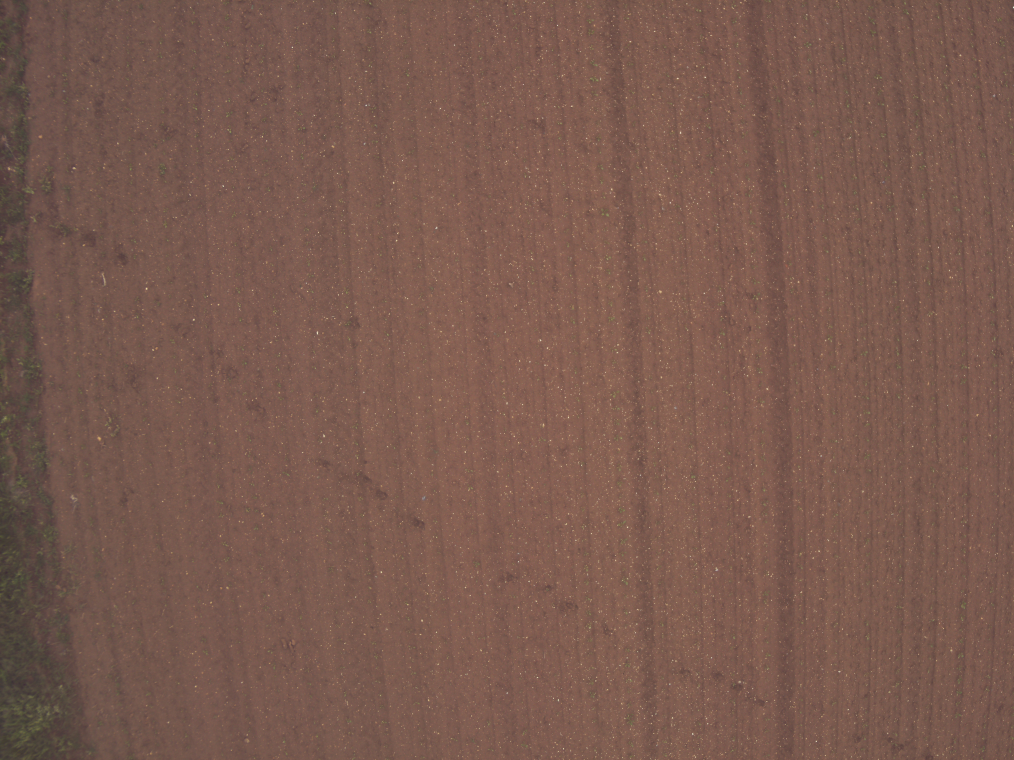
#> input picture images_background/background_1/background0.jpg, 4056 x 3040 px, found by its file name (shown at 1/4 size)
$ jupyter execute --allow-errors Image_generation.ipynb
#> lines starting #> are read from the running program, lines starting #| are printed output that depends on the picture
[cell 1]
from PIL import Image
from random import randint
import numpy as np
import cv2
import matplotlib.pyplot as plt
from os import path
import numpy.linalg as npl

Utilisation de la librairie PIL pour la création des images synthétiques par collages, les masques sont des images PNG de chardons.

###  Test des chemins

[cell 2]
mask_path='mask/'
img_path='images_background/'
masking_insapath= 'Masking_insa/output/mask/'

[cell 3]
background = Image.open(img_path+'background_0/background0.jpg' )
#> background is the input picture: PIL image 4056x3040 RGB; mean R, G, B 122.2, 90.3, 78.8
chardon=Image.open(mask_path+'mask_1/mask4.png')
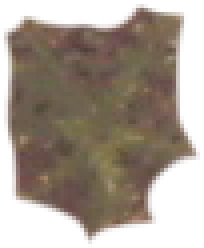
#> input picture mask/mask_1/mask4.png, 51 x 62 px (shown 4 times larger)
#> chardon is the input picture: PIL image 51x62 RGBA; mean R, G, B, A 154.9, 141.6, 129.6, 159.3

### Fonction de génération

Les masques, les backgrounds ainsi que les positions des chardons sont sélectionnés aléatoirement.

[cell 4]
# [7 lines left out: function createxy, not called in this run]

[cell 5]
def img_generation(mask_path,img_path,N):

    for i in range(0,N):
        b_rand=randint(0,3)#randomiser l'image de fond

        nb_chardon=randint(5,8)#nombre de chardons
        nb_groupes=randint(3,5)# nombre de groupes de chardons
        background = Image.open(img_path+'background_0/background%d.jpg' %(b_rand))
        bg_w, bg_h = background.size

        file = open("generated_images/coordinates%d.txt" %(i),"a")
        file.truncate(0)
        for j in range(nb_groupes):
            x_rand=randint(0,bg_w)#randomiser la position
            y_rand=randint(0,bg_h)#randomiser la position
            for k in range(1,nb_chardon):
                m_rand=randint(0,30)#randomiser le mask
                angle_rand=randint(0,360)#randomiser l'angle de rotation
                foreground = Image.open(mask_path+'mask_0/mask%d.png' %(m_rand))
                foreground.rotate(angle_rand)
                masking_insa=Image.open(masking_insapath+'background%d.jpg' %(b_rand))
                x_normal=createxy(x_rand,y_rand)[0]
                y_normal=createxy(x_rand,y_rand)[1]
                while masking_insa.getpixel((int(x_normal),int(y_normal)))!=0 :
                    x_normal=createxy(x_rand,y_rand)[0]
                    y_normal=createxy(x_rand,y_rand)[1]
                m_w,m_h=foreground.size
                file.write(str(int(x_normal)) +" " +str(int(y_normal))+ " "+str(int(x_normal)+m_w) +" "
                +str(int(y_normal)+m_h)+"\n")

                background.paste(foreground, (int(x_normal), int(y_normal)),foreground)#retirer le "foreground" pour avoir le fond noir
        file.close()
        background.save('generated_images/generated%d.jpg' %(i))

Lancer la cellule suivante pour la création des images, le 3ème paramètre correspond aux nombres d'images à générer

Les images sont dans le dossier "generated_images"

#> (a cell that did not finish here is left out)

## générer des images avec les charonds sur la même parcelle/ parcelles différentes

Les images sont dans les dossiers generated_images/generated_images_same et generated_images/generated_images_mixed

[cell 7]
def img_generation_same(mask_path,img_path,N):
#> called with mask_path = 'mask/', img_path = 'images_background/', N = 2
    for i in range(0,N):
        champs=randint(0,3)#randomiser la parcelle
#> champs = 2
        b_rand=randint(0,3)#randomiser l'image de fond
        #bg = Image.new('RGB', (4056, 3040))

        nb_chardon=randint(10,15)#nombre de chardons
        nb_gangs=randint(4,8)# nombre de groupes de chardons
        background = Image.open(img_path+'background_%d/'%(champs) +'background%d.jpg' %(b_rand))
        bg_w, bg_h = background.size
        file = open("generated_images/generated_same/coordinates%d.txt" %(i),"a")
        file.truncate(0)
        for j in range(nb_gangs):
            x_rand=randint(0,bg_w)#randomiser la position
            y_rand=randint(0,bg_h)#randomiser la position
            for k in range(1,nb_chardon):
                m_rand=randint(0,20)#randomiser le mask
                angle_rand=randint(0,360)#randomiser l'angle de rotation
                foreground = Image.open(mask_path+'mask_%d/'%(champs)+'mask%d.png' %(m_rand))
                foreground.rotate(angle_rand)
                x_normal=createxy(x_rand,y_rand)[0]
                y_normal=createxy(x_rand,y_rand)[1]
                m_w,m_h=foreground.size
                file.write(str(int(x_normal)) +" " +str(int(y_normal))+ " "+str(int(x_normal)+m_w) +" "
                +str(int(y_normal)+m_h)+"\n")
                #bg.paste(foreground, (int(x_normal), int(y_normal)),foreground)
                background.paste(foreground, (int(x_normal), int(y_normal)),foreground)#retirer le "foreground" pour avoir le fond noir
        file.close()
        #bg.save('generated_paste/generated_mixed/paste%d.png' %(i))
        background.save('generated_images/generated_same/generated%d.jpg' %(i))

#> (a cell that did not finish here is left out)

[cell 9]
def img_generation_mixed(mask_path,img_path,N):
#> called with mask_path = 'mask/', img_path = 'images_background/', N = 2
    for i in range(0,N):
        champs1=randint(0,3)
#> champs1 = 3
        champs2=randint(0,3)
        while champs2==champs1 :
            champs2=randint(0,3)
#> this loop made 0 passes
        b_rand=randint(0,3)#randomiser l'image de fond
        #bg = Image.new('RGB', (4056, 3040))

        nb_chardon=randint(10,15)#nombre de chardons
        nb_gangs=randint(4,8)# nombre de groupes de chardons
        background = Image.open(img_path+'background_%d/'%(champs1) +'background%d.jpg' %(b_rand))
        bg_w, bg_h = background.size
        file = open("generated_images/generated_mixed/coordinates%d.txt" %(i),"a")
        file.truncate(0)
        for j in range(nb_gangs):
            x_rand=randint(0,bg_w)#randomiser la position
            y_rand=randint(0,bg_h)#randomiser la position
            for k in range(1,nb_chardon):
                m_rand=randint(0,20)#randomiser le mask
                angle_rand=randint(0,360)#randomiser l'angle de rotation
                foreground = Image.open(mask_path+'mask_%d/'%(champs2)+'mask%d.png' %(m_rand))
                foreground.rotate(angle_rand)
                x_normal=createxy(x_rand,y_rand)[0]
                y_normal=createxy(x_rand,y_rand)[1]
                m_w,m_h=foreground.size
                file.write(str(int(x_normal)) +" " +str(int(y_normal))+ " "+str(int(x_normal)+m_w) +" "
                +str(int(y_normal)+m_h)+"\n")
                #bg.paste(foreground, (int(x_normal), int(y_normal)),foreground)
                background.paste(foreground, (int(x_normal), int(y_normal)),foreground)#retirer le "foreground" pour avoir le fond noir
        file.close()
        #bg.save('generated_paste/generated_mixed/paste%d.png' %(i))
        background.save('generated_images/generated_mixed/generated%d.jpg' %(i))

#> (a cell that did not finish here is left out)

## Création des XML

[cell 11]
import xml.etree.ElementTree as ET
import cv2
import numpy as np
import matplotlib.pyplot as plt

# [61 lines left out: functions get_annots_from_xml, create_xml_from_detection, not called in this run]

[cell 12]
nb_images=300 #mettre le nombre d'images dans le dossier generated_images
#> nb_images = 300
#> (the rest of this cell did not finish here and is left out)

## LAB image space test

[cell 13]
chardon = cv2.imread(mask_path+'mask_1/mask4.png',cv2.IMREAD_UNCHANGED)
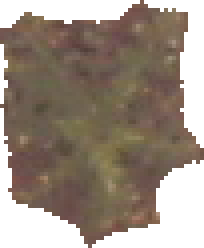
#> chardon: shape (62, 51, 4) (shown 4 times larger); mean B, G, R, A 129.6, 141.6, 154.9, 159.3
background = cv2.imread(img_path+'background12.jpg')

[cell 14]
x=2500
y=800
lab_chardon=cv2.cvtColor(chardon,cv2.COLOR_BGR2LAB)
#> lab_chardon: shape (62, 51, 3); mean of channels 0, 1, 2 149.7, 131.4, 136.8
x1, y1, x2, y2 = x, y, x+lab_chardon.shape[1], y+lab_chardon.shape[0]
#> x1 = 2500; y1 = 800; x2 = 2551; y2 = 862

#> (the rest of this cell did not finish here and is left out)

#> (a cell that did not finish here is left out)

[cell 16]
def img_generation_same_LAB(mask_path,img_path,N):

    for i in range(0,N):
        #champs=randint(0,2)
        champs=0
        b_rand=randint(0,3)#randomiser l'image de fond
        nb_chardon=randint(5,10)#nombre de chardons
        nb_gangs=randint(4,8)# nombre de groupes de chardons
        #print(b_rand)
        background=cv2.imread(img_path+'background_%d/'%(champs)+'background%d.jpg' %(b_rand))

        bg_w, bg_h = background.shape[1],background.shape[0]

        file = open("generated_images/generated_same/coordinates%d.txt" %(i),"a")
        file.truncate(0)
        lab_bg=cv2.cvtColor(background,cv2.COLOR_BGR2LAB)
        a=np.mean((lab_bg[:,:,0]))
        for j in range(1):
            #background = Image.open(img_path+'background%d.jpg' %(b_rand))
            #bg_w, bg_h = background.size

            x_rand=randint(0,bg_w)#randomiser la position
            y_rand=randint(0,bg_h)#randomiser la position
            for k in range(nb_chardon):
                m_rand=randint(0,20)#randomiser le mask
                angle_rand=randint(0,360)#randomiser l'angle de rotation
                foreground=cv2.imread(mask_path+'mask_%d/'%(champs)+'mask%d.png' %(m_rand),cv2.IMREAD_UNCHANGED)
                if k%2==0:
                    foreground=cv2.rotate(foreground, cv2.cv2.ROTATE_90_CLOCKWISE)
                #masking_insa=Image.open(masking_insapath+'background%d.jpg' %(b_rand))
                x_normal=createxy(x_rand,y_rand)[0]
                y_normal=createxy(x_rand,y_rand)[1]
                m_w,m_h=foreground.shape[1],foreground.shape[0]

                #####################################
                #LAB PASTING                        #
                #####################################

                lab_chardon=cv2.cvtColor(foreground,cv2.COLOR_BGR2LAB)
                b=np.mean(lab_chardon[:,:,0])
                diff= a-b
                lab_chardon[:,:,0]=lab_chardon[:,:,0]+diff
                c=np.zeros((lab_chardon.shape[0],lab_chardon.shape[1]))
                l = cv2.merge([lab_chardon[:,:,0], lab_chardon[:,:,1], lab_chardon[:,:,2]])
                lab_chardon=np.zeros((l.shape[0],l.shape[1],4))
                lab_chardon[:,:,0],lab_chardon[:,:,1],lab_chardon[:,:,2],lab_chardon[:,:,3]=l[:,:,0],l[:,:,1],l[:,:,2],foreground[:, :, 3]

                x1, y1, x2, y2 = int(x_normal), int(y_normal), int(x_normal+lab_chardon.shape[1]), int(y_normal+lab_chardon.shape[0])


                lab_bg[y1:y2, x1:x2] =lab_bg[y1:y2, x1:x2] * (1 - lab_chardon[:, :, 3:] / 255) + \
                                      lab_chardon[:, :, :3] * (lab_chardon[:, :, 3:] / 255)
                file.write(str(int(x_normal)) +" " +str(int(y_normal))+ " "+str(int(x_normal)+m_w) +" "
                                                    +str(int(y_normal)+m_h)+"\n")
                ######################################
                #                                    #
                ######################################

        file.close()
        #bg.save('generated_paste/generated_same/paste%d.png' %(i))
        cv2.imwrite('generated_images/generated_same/generated%d.jpg' %(i), cv2.cvtColor(lab_bg, cv2.COLOR_LAB2BGR))

#> (a cell that did not finish here is left out)

[cell 18]
def img_generation_mixed_lab(mask_path,img_path,N):
    #mask_path='mask/'
    #img_path='images_background/'

#> called with mask_path = 'mask/', img_path = 'images_background/', N = 3
    for i in range(N):
        champs1=randint(0,3)
        champs2=randint(0,3)
        while champs2==champs1 :
            champs2=randint(0,3)

        b_rand=randint(0,3)#randomiser l'image de fond
        #bg = Image.new('RGB', (4056, 3040))
        nb_chardon=randint(10,15)#nombre de chardons
        nb_gangs=randint(4,8)# nombre de groupes de chardons
        #print(b_rand)
        background=cv2.imread(img_path+'background_%d/'%(champs1)+'background%d.jpg' %(b_rand))

        bg_w, bg_h = background.shape[1],background.shape[0]

        file = open("generated_images/generated_mixed/coordinates%d.txt" %(i),"a")
        file.truncate(0)
        lab_bg=cv2.cvtColor(background,cv2.COLOR_BGR2LAB)

        for j in range(1):
            #background = Image.open(img_path+'background%d.jpg' %(b_rand))
            #bg_w, bg_h = background.size

            x_rand=randint(0,bg_w)#randomiser la position
            y_rand=randint(0,bg_h)#randomiser la position
            for k in range(nb_chardon):
                m_rand=randint(0,20)#randomiser le mask
                angle_rand=randint(0,360)#randomiser l'angle de rotation
                foreground=cv2.imread(mask_path+'mask_%d/'%(champs2)+'mask%d.png' %(m_rand),cv2.IMREAD_UNCHANGED)
                if k%2==0:
                    foreground=cv2.rotate(foreground, cv2.cv2.ROTATE_90_CLOCKWISE)
                #masking_insa=Image.open(masking_insapath+'background%d.jpg' %(b_rand))
                x_normal=createxy(x_rand,y_rand)[0]
                y_normal=createxy(x_rand,y_rand)[1]
                m_w,m_h=foreground.shape[1],foreground.shape[0]

                #####################################
                #LAB PASTING                        #
                #####################################
                lab_chardon=cv2.cvtColor(foreground,cv2.COLOR_BGR2LAB)
                x1, y1, x2, y2 = int(x_normal), int(y_normal), int(x_normal+lab_chardon.shape[1]), int(y_normal+lab_chardon.shape[0])
                a=np.mean((lab_bg[:,:,0]))
                b=np.mean(lab_chardon[:,:,0])
                diff= a-b
                lab_chardon[:,:,0]=lab_chardon[:,:,0]+diff
                c=np.zeros((lab_chardon.shape[0],lab_chardon.shape[1]))
                l = cv2.merge([lab_chardon[:,:,0], lab_chardon[:,:,1], lab_chardon[:,:,2]])
                lab_chardon=np.zeros((l.shape[0],l.shape[1],4))
                lab_chardon[:,:,0],lab_chardon[:,:,1],lab_chardon[:,:,2],lab_chardon[:,:,3]=l[:,:,0],l[:,:,1],l[:,:,2],foreground[:, :, 3]


                lab_bg[y1:y2, x1:x2] =lab_bg[y1:y2, x1:x2] * (1 - lab_chardon[:, :, 3:] / 255) + \
                                      lab_chardon[:, :, :3] * (lab_chardon[:, :, 3:] / 255)
                file.write(str(int(x_normal)) +" " +str(int(y_normal))+ " "+str(int(x_normal)+m_w) +" "
                                                    +str(int(y_normal)+m_h)+"\n")
                ######################################
                ######################################

        file.close()
        #bg.save('generated_paste/generated_same/paste%d.png' %(i))
        cv2.imwrite('generated_images/generated_mixed/generated%d.jpg' %(i), cv2.cvtColor(lab_bg, cv2.COLOR_LAB2BGR))

#> (a cell that did not finish here is left out)

## Poisson editing

Ne pas lancer cette partie

[cell 20]
def poisson_mixed(mask_path,img_path,N):
    #mask_path='mask/'
    #img_path='images_background/'

#> called with mask_path = 'mask/', img_path = 'images_background/', N = 100
    for i in range(0,N):
        champs1=randint(0,3)
        champs2=randint(0,3)
        while champs2==champs1 :
            champs2=randint(0,3)
        b_rand=randint(0,3)#randomiser l'image de fond
        bg = Image.new('RGB', (4056, 3040))
#> bg: PIL image 4056x3040 RGB; every value is 0

        nb_chardon=randint(10,15)#nombre de chardons
        nb_gangs=randint(4,8)# nombre de groupes de chardons
        #print(b_rand)
        background = Image.open(img_path+'background_%d/'%(champs1) +'background%d.jpg' %(b_rand))
        bg_w, bg_h = background.size
#> bg_w = 4056; bg_h = 3040

        file = open("generated_images/generated_mixed/coordinates%d.txt" %(i),"a")
        file.truncate(0)
        for j in range(1):
            #background = Image.open(img_path+'background%d.jpg' %(b_rand))
            #bg_w, bg_h = background.size

            x_rand=randint(0,bg_w)#randomiser la position
#> x_rand = 1295
            y_rand=randint(0,bg_h)#randomiser la position
#> y_rand = 2502
            for k in range(1):
                m_rand=randint(0,20)#randomiser le mask
                angle_rand=randint(0,360)#randomiser l'angle de rotation
                foreground = Image.open(mask_path+'mask_%d/' %(champs2)+'mask%d.png' %(m_rand))
                foreground.rotate(angle_rand)
                #masking_insa=Image.open(masking_insapath+'background%d.jpg' %(b_rand))
                x_normal=createxy(x_rand,y_rand)[0]
                y_normal=createxy(x_rand,y_rand)[1]
                #while masking_insa.getpixel((int(x_normal),int(y_normal)))!=0 :
                 #   x_normal=createxy(x_rand,y_rand)[0]
                  #  y_normal=createxy(x_rand,y_rand)[1]
                m_w,m_h=foreground.size
                file.write(str(int(x_normal)) +" " +str(int(y_normal))+ " "+str(int(x_normal)+m_w) +" "
                +str(int(y_normal)+m_h)+"\n")
                bg.paste(foreground, (int(x_normal), int(y_normal)),foreground)
                background.paste(foreground, (int(x_normal), int(y_normal)),foreground)#retirer le "foreground" pour avoir le fond noir
        file.close()
        background=background.crop((x_normal-40,y_normal-40,x_normal+m_w+40,y_normal+m_h+40))
        bg=bg.crop((x_normal-40,y_normal-40,x_normal+m_w+40,y_normal+m_h+40))
        bg.save('generated_paste/croped_mixed/paste%d.png' %(i))
        background.save('generated_images/croped_mixed/generated%d.jpg' %(i))

#> (a cell that did not finish here is left out)

[cell 22]
# [25 lines left out: functions GradientHor, GradientVer, DivHor, DivVer, Gradient, not called in this run]
def Div(y):
    x=DivHor(y[0])+DivVer(y[1])
    return x

# [5 lines left out: function Proj, not called in this run]

def GradientFonc(x,y):
    res = Div(np.array(Gradient(x))-np.array(y))
    return res


# [36 lines left out: functions FISTAPoissonEditing, _mixing_gradient, not called in this run]

[cell 23]
source_path='generated_images/croped_mixed/'
#> source_path = 'generated_images/croped_mixed/'
target_path='images_background/'
mask_path='generated_masks/croped_mixed/'
mask='mask/'
img_path='images_background/'
